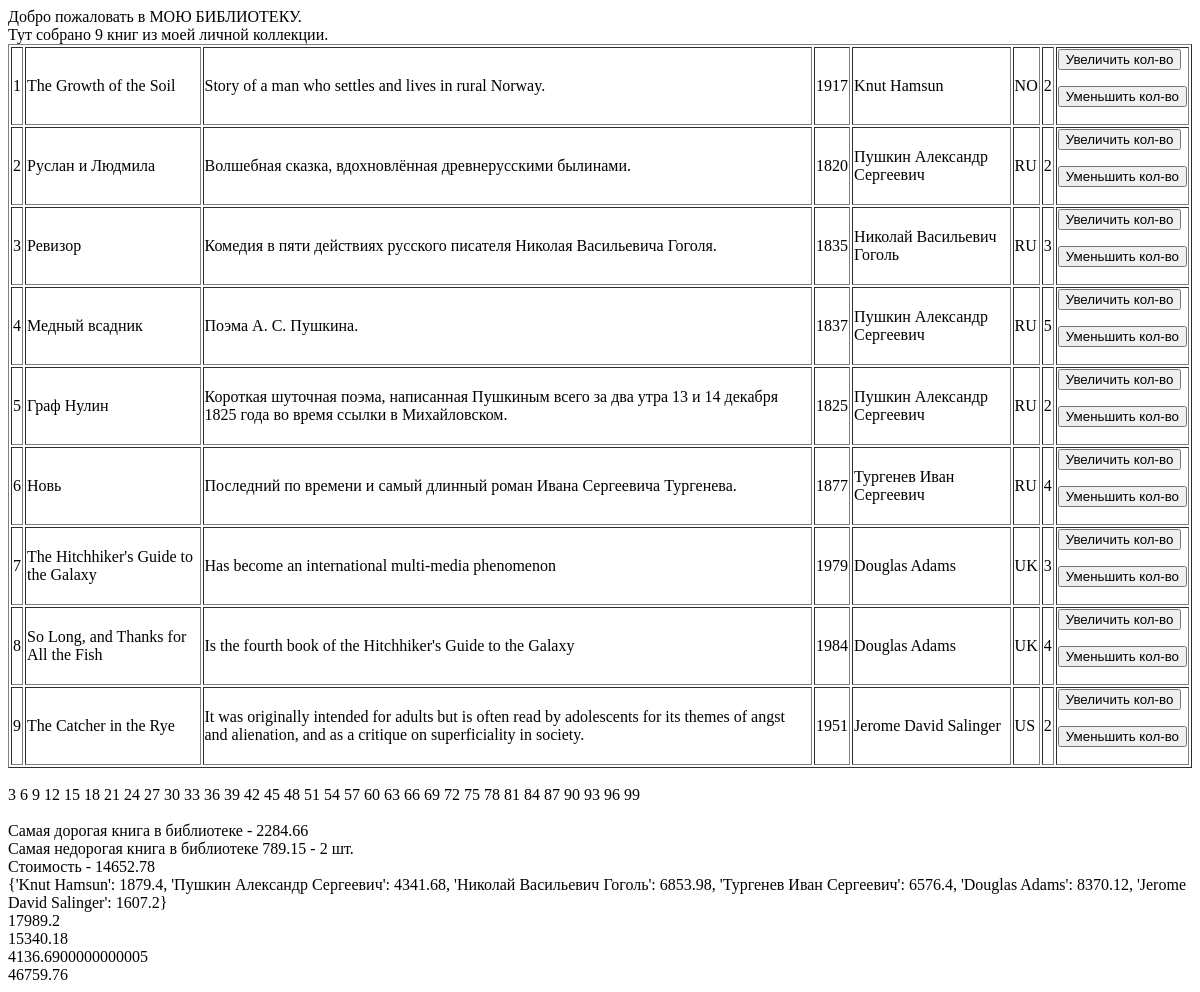
Before: /index/ with the older database file.
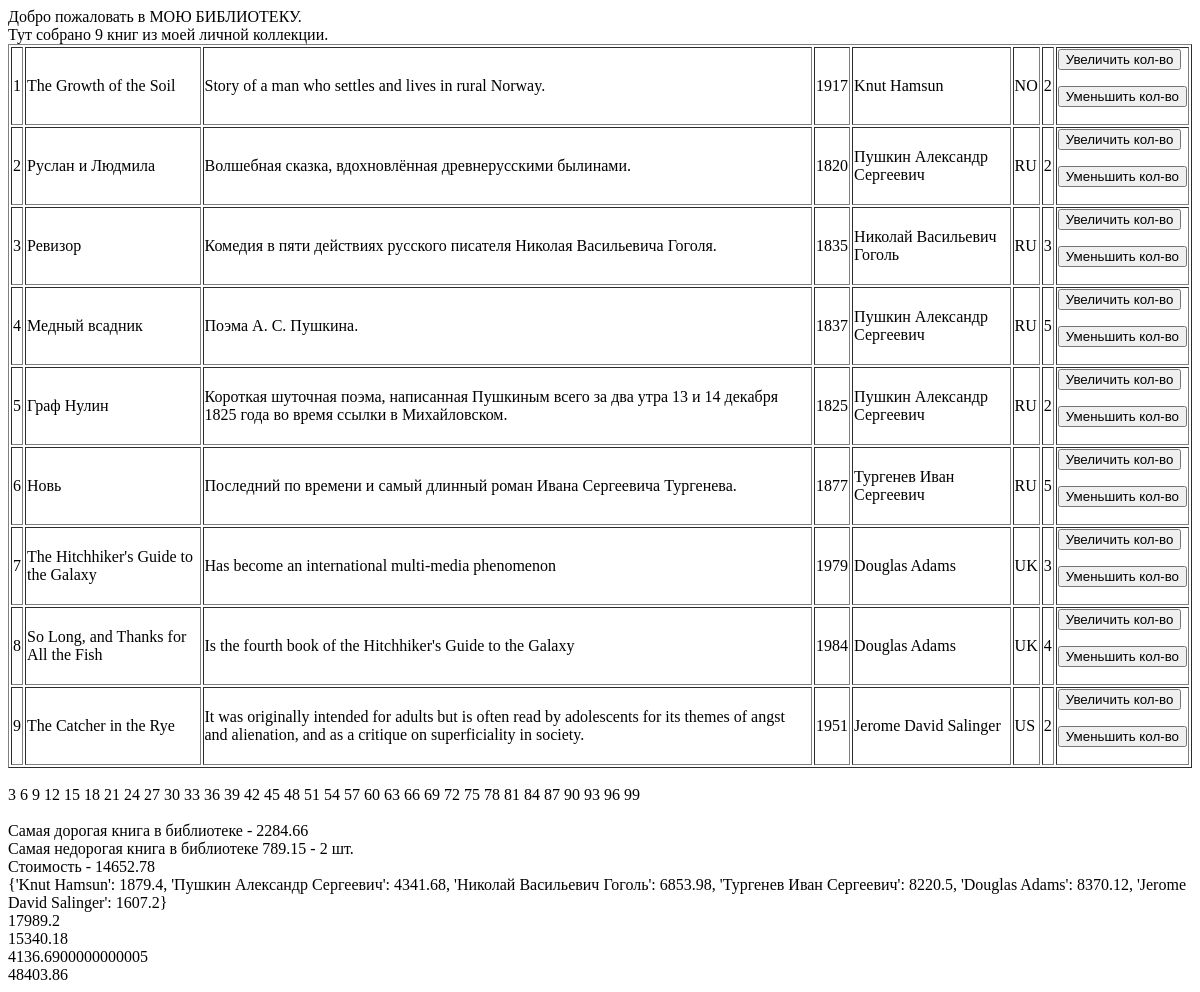
After: the same page with the newer database file.
### p_library/models.py (models this page shows, shortened)
class Book(models.Model):
    ISBN = models.CharField(max_length=13)
    title = models.CharField(max_length=100)
    description = models.TextField()
    year_release = models.SmallIntegerField()
    price = models.FloatField()
    copy_count =  models.SmallIntegerField(default=1)
    author = models.ForeignKey(Author, on_delete=models.CASCADE, verbose_name="Вербос_нэйм")
    publishing_house = models.ForeignKey(PublishingHouse, on_delete=models.CASCADE, verbose_name="Издательство", null=True)

class Author(models.Model):
    full_name = models.TextField()
    birth_year = models.SmallIntegerField()
    country = models.CharField(max_length=2)

### p_library/views.py (the view)
# urls.py: path('index/', views.index),
def index(request):
    book_max_price = 0
    book_min_price = 0
    book_min = None
    dict_author = {}
    template = loader.get_template('index.html')
    books_count = Book.objects.all().count()
    books = Book.objects.all()
    books_no_ru = 0
    books_pushkin = 0
    books_duglas = 0
    books_not_one = 0
    new = 0
    for book in books:
        if book.author.country != "RU":
            books_no_ru += book.price * book.copy_count
        if book.author.full_name == "Пушкин Александр Сергеевич":
          books_pushkin += book.price * book.copy_count
        if book.author.full_name == "Douglas Adams":
          books_duglas += book.price
        if book.copy_count != 1:
          books_not_one += book.price * book.copy_count
        if book.copy_count > 1:
          new += book.price
    for book in books:
        if book.price > book_max_price:
            book_max_price = book.price
        dict_author[book.author.full_name] = book.price * book.copy_count
    max_all_price = sum([v for k, v in dict_author.items()])
    book_min_price = book_max_price
    for book in books:
        if book.price < book_min_price:
            book_min_price = book.price
            book_min = book
    list_num = [i for i in range(1, 101)]
    biblio_data = {
        "title": "мою библиотеку",
        "books": books,
        "list_num": list_num,
        "book_max_price": book_max_price,
        "book_min": book_min,
        "book_summ_if": new,
        "vot": dict_author,
        "vot2": books_no_ru,
        "vot3": books_pushkin,
        "vot4": books_duglas,
        "vot5": books_not_one,
        }
    return HttpResponse(template.render(biblio_data, request))

### p_library/templates/index.html (shortened to what this page needs)
Добро пожаловать в {{title | upper }}. <br>
Тут собрано {{ books | length }} книг из моей личной коллекции.
<table border="1" >
	{% for book in books %}
	<tr>
		<td>{{ forloop.counter }}</td>
		<td>{{ book.title }}</td>
		<td>{{ book.description }}</td>
		<td>{{ book.year_release }}</td>
		<td>{{ book.author.full_name }}</td>
		<td>{{ book.author.country }}</td>
		<td>{{ book.copy_count }}</td>
		<td>
			<form action='/index/book_increment/' method='post' enctype='multipart/form-data'>
				<input type='submit' value='Увеличить кол-во'/>
			</form>
			<form action ='/index/book_decrement/' method='post' enctype='multipart/form-data'>
				<input type='submit' value='Уменьшить кол-во'/>
			</form>
		</td>
	</tr>
	{% endfor %}
</table><br>
{% for i in list_num %}
	{% if i|divisibleby:"3" %}
		{{i}}
	{% endif %}
{% endfor %}
Самая дорогая книга в библиотеке - {{book_max_price}} <br>
Самая недорогая книга в библиотеке {{book_min.price}} - {{book_min.copy_count}} шт.<br>
Стоимость - {{book_summ_if}}<br>
{{vot}}<br>
{{vot2}}<br>
{{vot3}}<br>
{{vot4}}<br>
{{vot5}}<br>

Changed rows visible on the page:
changed Book "Новь": copy_count "4" → "5"
Other visible differences:
{{ vot }}: "…6853.98, 'Тургенев Иван Сергеевич': 6576.4, 'Douglas Adams': 8370.12, 'Jerome…" → "…6853.98, 'Тургенев Иван Сергеевич': 8220.5, 'Douglas Adams': 8370.12, 'Jerome…"
{{ vot5 }}: "46759.76" → "48403.86"
